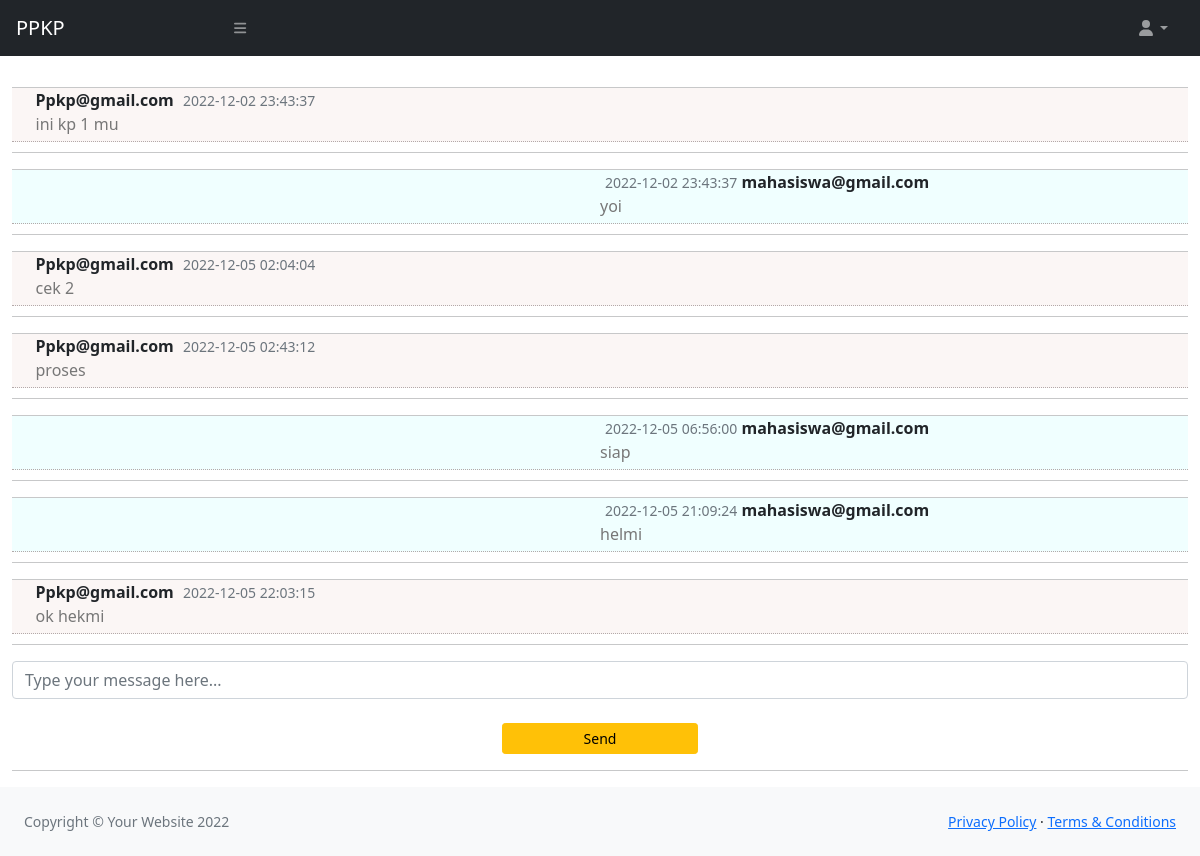
The page /message.php?id=47&subject=kp 1 on the database its author committed.
### tables this page shows
CREATE TABLE `pesan` (
  `id` int(11) NOT NULL,
  `id_pertama` int(11) NOT NULL,
  `id_kedua` int(11) NOT NULL,
  `subject` varchar(200) NOT NULL,
  `isi` text NOT NULL,
  `waktu` datetime NOT NULL DEFAULT current_timestamp()
);

CREATE TABLE `users` (
  `id` bigint(20) UNSIGNED NOT NULL,
  `nim` bigint(20) NOT NULL,
  `name` varchar(255) NOT NULL,
  `email` varchar(255) NOT NULL,
  `email_verified_at` timestamp NULL DEFAULT NULL,
  `password` varchar(255) NOT NULL,
  `status` varchar(255) NOT NULL
);

### message.php (the view, shortened to what this page needs)
<!DOCTYPE html>
<html lang="en">
    <head>
        <link href="https://cdn.jsdelivr.net/npm/simple-datatables@latest/dist/style.css" rel="stylesheet" />
        <link href="css/styles.css" rel="stylesheet" />
        <link href="css/message.css" rel="stylesheet" />
        <link href="vendor/fontawesome-free/css/all.min.css" rel="stylesheet" type="text/css">
    </head>
    <body class="sb-nav-fixed">
        <?php
        require('koneksi/koneksi.php');
        require('_partial/navbar.php');
            $id=$_GET['id'];
            $subject=$_GET['subject'];
            ?>
                <main>
                <div class="container-fluid">
                    <h2><?php
                    ?></h2>
                    <div class="row">
                        <div class="col-md-12">
                            <div class="panel panel-primary">
                            <?php
                                $sql = 'select p.*,u.email from pesan p JOIN users u on p.id_pertama=u.id where subject="'.$subject.'";';
                                $query = mysqli_query($koneksi, $sql);
                                    while ($row = mysqli_fetch_array($query))
                                        {
                                        ?>
                                        <hr style="margin-bottom:0%;">
                            <div class="message">
                                <div class="panel-body">
                                    <ul class="chat">
                                        <?php
                                        if ($id==$row['id_pertama']){
                                        ?>
                                        <li class="left clearfix" style="background-color:azure;">
                                            <div class="chat-body clearfix" style="background-color:azure;">
                                                <div class="header">
                                                    <small class=" text-muted"><span class="glyphicon glyphicon-time"></span><?php echo $row['waktu'];?></small>
                                                    <strong class="pull-right primary-font"><?php echo $row['email']; ?></strong>
                                                </div>
                                                <p>
                                                    <?php
                                                    echo $row['isi'];
                                                    ?>
                                                </p>
                                            </div>
                                        </li>
                                        <?php
                                        }else{
                                        ?>
                                        <li class="right clearfix"  style="background-color:#FBF6F5;">
                                            <div class="chat-body clearfix" style="margin-left: 2%;">
                                                <div class="header">
                                                    <strong class="primary-font"><?php echo $row['email']; ?></strong> <small class="pull-right text-muted">
                                                        <span class="glyphicon glyphicon-time"></span><?php echo $row['waktu'];?></small>
                                                </div>
                                                <p>
                                                <?php
                                                    echo $row['isi'];
                                                    ?>
                                                </p>
                                            </div>
                                        </li>
                                        <?php
                                        }
                                        ?>
                                    </ul>
                                </div>
                            </div>
                            <hr style="margin-top:0%;">
                            <?php
                                        };
                            ?>
                            <div class="panel-footer">
                                    <div class="input-group">
                                        <form class="col-12" method="POST" action="proses/proses-pesan.php">
                                        <input id="btn-input" name="pesan" type="text" class="form-control input-sm col-md-8" placeholder="Type your message here..." />
                                        <span class="input-group-btn">
                                            <br>
                                            <button class="btn btn-warning btn-sm col-2 offset-5" id="btn-chat">
                                                Send</button>
                                        </span>
                                        </form>
                                    </div>
                                </div>
                            </div>
                        </div>
                    </div>
                    <hr>
                </div>
                </main>
                <?php
                require('_partial/footer.php')
                ?>
    </body>
</html>

### css/message.css (style rules this page uses)
.chat { list-style: none; margin: 0; padding: 0; }
.chat li { margin-bottom: 10px; padding-bottom: 5px; border-bottom: 1px dotted #B3A9A9; }
.chat li.left .chat-body { margin-left: 50%; }
.chat li.right .chat-body { margin-right: 60px; }
.chat li .chat-body p { margin: 0; color: #777777; }
.panel-body { overflow-y: scroll; }

### rows shown on the page
pesan: users.email "Ppkp@gmail.com", waktu "2022-12-02 23:43:37", isi "ini kp 1 mu"
pesan: waktu "2022-12-02 23:43:37", users.email "mahasiswa@gmail.com", isi "yoi"
pesan: users.email "Ppkp@gmail.com", waktu "2022-12-05 02:04:04", isi "cek 2"
pesan: users.email "Ppkp@gmail.com", waktu "2022-12-05 02:43:12", isi "proses"
pesan: waktu "2022-12-05 06:56:00", users.email "mahasiswa@gmail.com", isi "siap"
pesan: waktu "2022-12-05 21:09:24", users.email "mahasiswa@gmail.com", isi "helmi"
pesan: users.email "Ppkp@gmail.com", waktu "2022-12-05 22:03:15", isi "ok hekmi"
